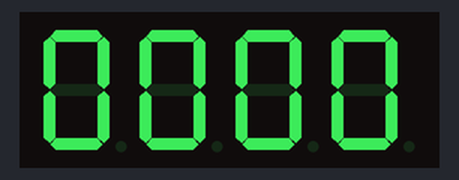
Bench run of a sketch on a simulated Arduino Uno, built with avr-gcc and run on an emulated ATmega328P. On the bench: 4-digit seven-segment display. Wiring (inferred from the names in the program): 4-digit 7-segment display, segments lit when LOW: segments pin 3, pin 2, pin 5, pin 6, pin 8, pin 7, pin 4; digit selects pin 9, pin 10, pin 11, pin 12. The segment pins are drawn as the display they are named for.

Above: at 0.1 s.
At 4.1 s:
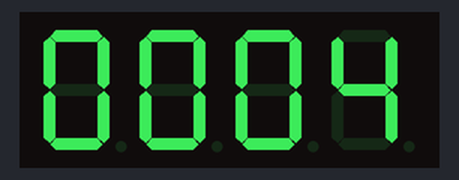
At 9.1 s:
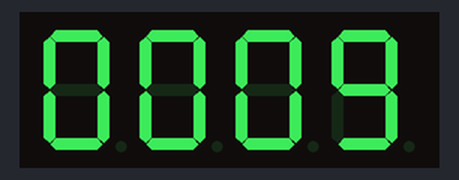
At 18.1 s:
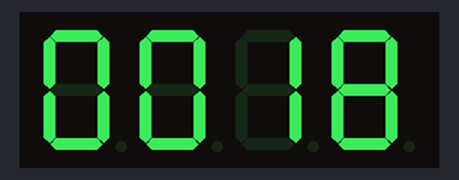
At 28.1 s:
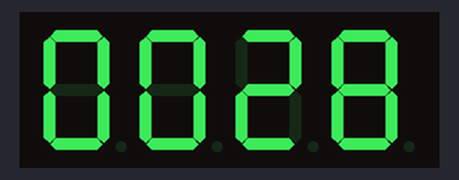
At 38.1 s:
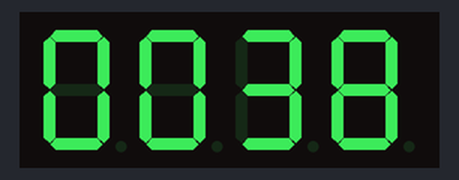

The sketch:

nortc-multiplex.ino
```cpp
int digit1 = 9 ;
int digit2 = 10;
int digit3 = 11;
int digit4 = 12;

int segmentA = 3;
int segmentB = 2;
int segmentC = 5;
int segmentD = 6;
int segmentE = 8;
int segmentF = 7;
int segmentG = 4;

int characters[] = {
//A B C D E F G
  1,1,1,1,1,1,0, // 0
  0,1,1,0,0,0,0, // 1
  1,1,0,1,1,0,1, // 2
  1,1,1,1,0,0,1, // 3
  0,1,1,0,0,1,1, // 4
  1,0,1,1,0,1,1, // 5
  1,0,1,1,1,1,1, // 6
  1,1,1,0,0,0,0, // 7
  1,1,1,1,1,1,1, // 8
  1,1,1,1,0,1,1, // 9
};

int hours = 0;
int minutes = 0;
int seconds = 0;

unsigned long startMillis;
unsigned long currentMillis;
const unsigned long period = 1000;


void setup() {
  pinMode(digit1, OUTPUT);
  pinMode(digit2, OUTPUT);
  pinMode(digit3, OUTPUT);
  pinMode(digit4, OUTPUT);

  digitalWrite(digit1, LOW);
  digitalWrite(digit2, HIGH);
  digitalWrite(digit3, LOW);
  digitalWrite(digit4, LOW);

  pinMode(segmentA, OUTPUT);
  pinMode(segmentB, OUTPUT);
  pinMode(segmentC, OUTPUT);
  pinMode(segmentD, OUTPUT);
  pinMode(segmentE, OUTPUT);
  pinMode(segmentF, OUTPUT);
  pinMode(segmentG, OUTPUT);

  digitalWrite(segmentA, HIGH);
  digitalWrite(segmentB, HIGH);
  digitalWrite(segmentC, HIGH);
  digitalWrite(segmentD, HIGH);
  digitalWrite(segmentE, HIGH);
  digitalWrite(segmentF, HIGH);
  digitalWrite(segmentG, LOW);

  startMillis = millis();
}


void tick() {
  currentMillis = millis();
  if (currentMillis - startMillis >= period) {
    seconds++;

    if (seconds == 60) {
      minutes++;
      seconds = 0;
    }

    if (minutes == 60) {
      hours++;
      minutes = 0;
    }

    if (hours == 25) {
      hours = 0;
    }

    startMillis = currentMillis;
  }
}

int displayDigit = 1;

void loop() {
  tick();

  int seconds_tens = seconds / 10;
  int seconds_units = seconds % 10;
  int hours_tens = hours / 10;
  int hours_units = hours % 10;
  int minutes_tens = minutes / 10;
  int minutes_units = minutes % 10;

  switch (displayDigit) {
    case 1: digit(1, minutes_tens); break;
    case 2: digit(2, minutes_units); break;
    case 3: digit(3, seconds_tens); break;
    case 4: digit(4, seconds_units); break;
  }

  displayDigit++;
  if (displayDigit == 5) {
    displayDigit = 1;
  }

  delay(1);
}

void digit(int digit, int value) {
  int index = value;

  if (value > 0) {
    index = value * 7;
  }

  switch (digit) {
    case 1:
      digitalWrite(digit1, HIGH);
      digitalWrite(digit2, LOW);
      digitalWrite(digit3, LOW);
      digitalWrite(digit4, LOW);
      break;
    case 2:
      digitalWrite(digit1, LOW);
      digitalWrite(digit2, HIGH);
      digitalWrite(digit3, LOW);
      digitalWrite(digit4, LOW);
      break;
    case 3:
      digitalWrite(digit1, LOW);
      digitalWrite(digit2, LOW);
      digitalWrite(digit3, HIGH);
      digitalWrite(digit4, LOW);
      break;
    case 4:
      digitalWrite(digit1, LOW);
      digitalWrite(digit2, LOW);
      digitalWrite(digit3, LOW);
      digitalWrite(digit4, HIGH);
      break;
  }

  digitalWrite(segmentA, !characters[index]);
  digitalWrite(segmentB, !characters[index + 1]);
  digitalWrite(segmentC, !characters[index + 2]);
  digitalWrite(segmentD, !characters[index + 3]);
  digitalWrite(segmentE, !characters[index + 4]);
  digitalWrite(segmentF, !characters[index + 5]);
  digitalWrite(segmentG, !characters[index + 6]);
}
```

Measured:
- what the display in image 0 shows lasts 1.1 s, from 0.0 s to 1.1 s
